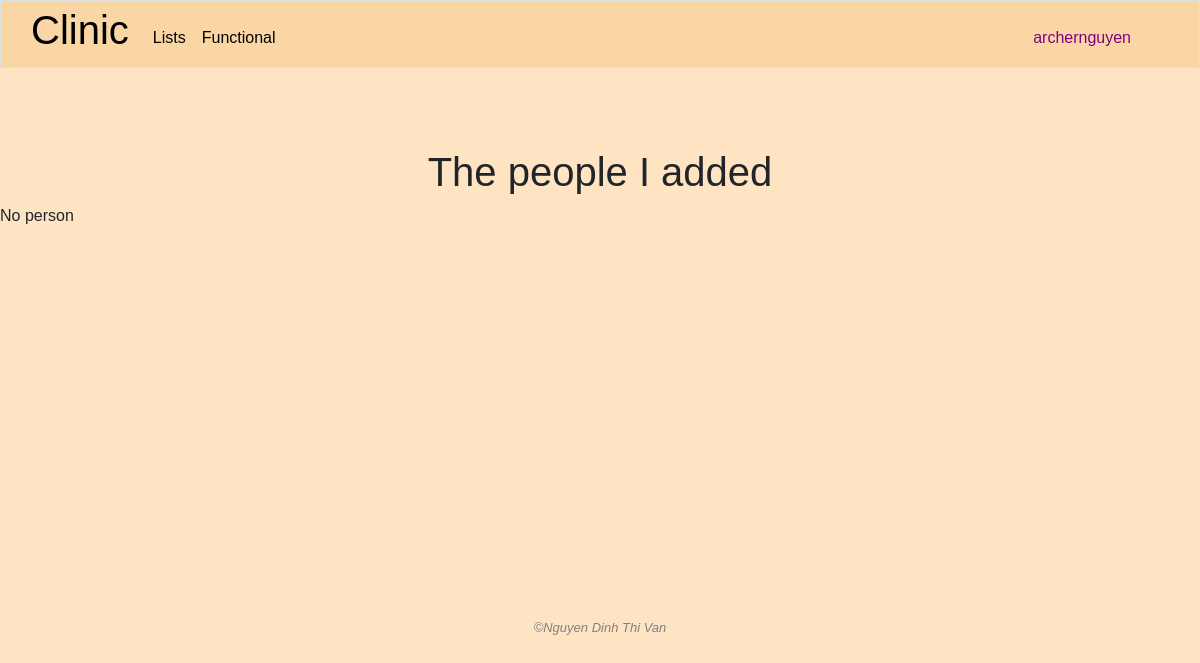
/my_people (signed in), run on an earlier commit of the app's database.
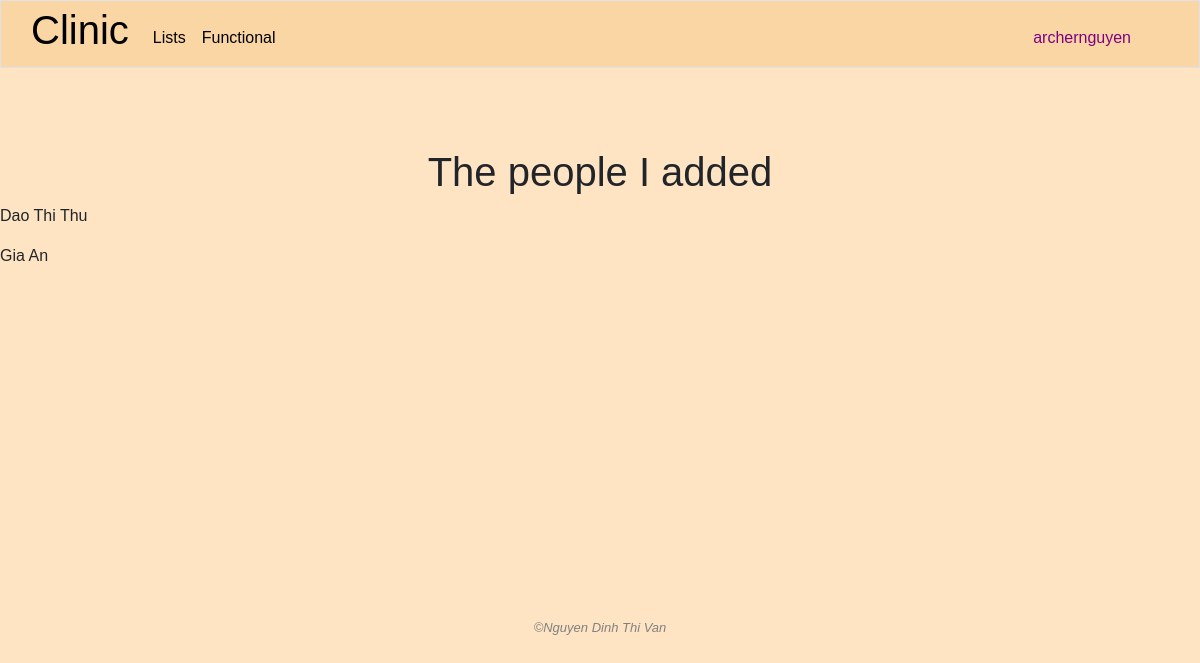
And on a later commit of the database.
### clinic/models.py (models this page shows, shortened)
class People(models.Model):
    name = models.CharField(max_length=255)
    company = models.ManyToManyField(Company,related_name="contact")
    position = models.TextField(blank=True)
    email = models.CharField(max_length=255)
    phone = models.CharField(max_length=255)
    note = models.TextField(blank=True)
    created_by = models.ForeignKey(User, on_delete=models.SET_NULL, blank=True, null=True, related_name='add_people')
    modified_by = models.ForeignKey(User, on_delete=models.SET_NULL, blank=True, null=True, related_name='modified_person')

### clinic/views.py (the view)
# urls.py: path('my_people', views.my_people, name="my_people"),
@login_required
def my_people(request):
    if "read_self_add_people_info" not in user_right(request.user.management_right_level):
        request.session['nay_message'] = "You're not allow to check this info"
        return HttpResponseRedirect(reverse('index'))
    people = People.objects.filter(created_by=request.user)
    return render(request, "clinic/my_people.html", {
        "people": people
    })

### clinic/templates/clinic/my_people.html (shortened to what this page needs)
{% extends "clinic/layout.html" %}
{% load static %}
{% block main %}
    <h1 class="text-center">The people I added</h1>
    {% for person in people %}
        <p>{{ person.name }}</p>
    {% empty %}
        <p>No person</p>
    {% endfor %}
{% endblock %}

What changed in the data, as far as the page shows it:
added People: name "Dao Thi Thu"
added People: name "Gia An"
Also different on the page:
text no longer shown: "No person"
